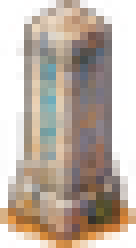
#> input picture art/props/01_dustara/100.png, 17 x 31 px (shown 8 times larger); its folder holds only this picture in this run
$ python cut_sheet.py ../../art/props/01_dustara/100.png ../../art/props/01_dustara/87.png
#> lines starting #> are read from the running program, lines starting #| are printed output that depends on the picture; after the words box and inside, x2 and y2 are one past the last pixel; in counts of white or black regions, pixels touching at a corner belong together
"""Cut a prop sheet (props on a soft blurred backdrop) into transparent sprites.
usage: python tools/props/cut_sheet.py <sheet.png> <planet_dir e.g. 10_halo>
Writes art/props/<planet_dir>/<NN>.png at game scale (render 64 px per tile -> 16 px) and
art/props/<planet_dir>/sheet_numbered.png is NOT written to the repo; the numbered preview goes next to the sheet.
"""
import sys, os, json
import numpy as np
from PIL import Image, ImageDraw
from scipy import ndimage
src, pdir = sys.argv[1], sys.argv[2]
im = Image.open(src).convert('RGB'); a = np.asarray(im).astype(float); H, W = a.shape[:2]
#> after `im = Image.open(src).convert('RGB')`:
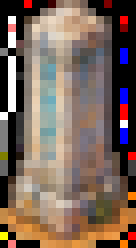
#> im: PIL image 17x31 RGB (shown 8 times larger); mean R, G, B 121.3, 101.8, 90.3
#> after `H, W = a.shape[:2]`: H = 31; W = 17
bg = ndimage.gaussian_filter(a, (25, 25, 0))
d = np.linalg.norm(a - bg, axis=2); g = np.linalg.norm(np.stack(np.gradient(a.mean(2))), axis=0)
fg = (d > 34) | (g > 22); fg[:4] = fg[-4:] = False; fg[:, :4] = fg[:, -4:] = False
fg = ndimage.binary_closing(fg, iterations=2); fg = ndimage.binary_fill_holes(fg); fg = ndimage.binary_opening(fg, iterations=2)
lab, n = ndimage.label(fg); sz = ndimage.sum(fg, lab, range(1, n + 1))
#> after `lab, n = ndimage.label(fg)`: n = 1
#> after `sz = ndimage.sum(fg, lab, range(1, n + 1))`: sz = [175]
fg &= np.isin(lab, [i + 1 for i, s in enumerate(sz) if s > 120])
fg = ndimage.binary_opening(fg, iterations=3)   # cut thin bridges (shadows, glows) between neighbouring props
grp, m = ndimage.label(ndimage.binary_dilation(fg, iterations=1))   # pieces within ~2 px are one prop
#> m = 1
objs = ndimage.find_objects(grp); out = []
#> after `objs = ndimage.find_objects(grp)`: objs = 1 item
for i, s in enumerate(objs):
    mask = (grp[s] == i + 1) & fg[s]
    if mask.sum() < 400: continue
    ys, xs = np.where(mask); y0, y1, x0, x1 = ys.min(), ys.max() + 1, xs.min(), xs.max() + 1
    out.append((s[1].start + x0, s[0].start + y0, x1 - x0, y1 - y0, mask[y0:y1, x0:x1]))
#> this loop made 1 pass
#> after the loop, out = []
out.sort(key=lambda o: ((o[1] + o[3]) // 90, o[0]))
od = os.path.join('art/props', pdir); os.makedirs(od, exist_ok=True)
for f in os.listdir(od):
    if f.endswith('.png'): os.remove(os.path.join(od, f))
rgb = a.astype('uint8'); meta = []
for k, (x, y, w, h, mk) in enumerate(out):
    p = np.dstack([rgb[y:y + h, x:x + w], np.where(mk, 255, 0).astype('uint8')])
    sp = Image.fromarray(p, 'RGBA'); gw, gh = max(1, round(w / 4)), max(1, round(h / 4))
    sp.resize((gw, gh), Image.LANCZOS).save(os.path.join(od, f'{k:02d}.png'), optimize=True)
    meta.append({'n': k, 'src': [int(x), int(y), int(w), int(h)], 'px': [gw, gh], 'tiles_w': max(1, round(w / 64))})
#> this loop made 0 passes
#> after the loop, meta = []
json.dump(meta, open(os.path.join(od, 'cut.json'), 'w'), indent=0)
c = im.copy(); dr = ImageDraw.Draw(c)
for mt in meta:
    x, y, w, h = mt['src']; dr.rectangle([x, y, x + w, y + h], outline=(255, 0, 0)); dr.rectangle([x, y, x + 20, y + 12], fill=(0, 0, 0)); dr.text((x + 2, y + 1), str(mt['n']), fill=(255, 255, 0))
c.save(os.path.splitext(src)[0] + '_numbered.png'); print(pdir, len(meta), 'props')
#| ../../art/props/01_dustara/87.png 0 props

$ run again, on art/props/02_ferrox/115.png
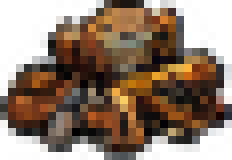
#> input picture art/props/02_ferrox/115.png, 29 x 20 px (shown 8 times larger)
#> `fg = (d > 34) | (g > 22)`:
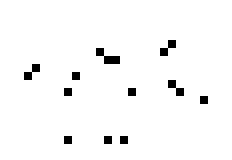
#> fg: shape (20, 29) bool (shown 8 times larger); 97.2% white; black in thin lines or dots, all inside (x1, y1, x2, y2) = (3, 5, 26, 18)
#> lab: shape (20, 29) int32; values 0 (black) and 1 (white), 41.2% white; 1 white region, box (x1, y1, x2, y2) and area: (4, 4, 25, 16) 239
#> n = 1
#> sz = [239]
#> `grp, m = ndimage.label(ndimage.binary_dilation(fg, iterations=1))`:
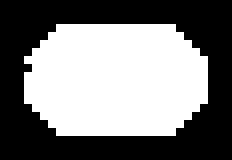
#> grp: shape (20, 29) int32 (shown 8 times larger); values 0 (black) and 1 (white), 48.4% white; 1 white region, box (x1, y1, x2, y2) and area: (3, 3, 26, 17) 281
#> m = 1
#> objs = 1 item
#> the loop `for i, s in enumerate(objs):` made 1 pass
#> after the loop `for i, s in enumerate(objs):`: out = []
#| ../../art/props/02_ferrox/115.png 0 props

$ run again, on art/props/02_ferrox/139.png
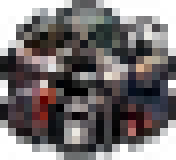
#> input picture art/props/02_ferrox/139.png, 22 x 20 px (shown 8 times larger)
#> `fg = (d > 34) | (g > 22)`:
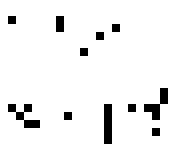
#> fg: shape (20, 22) bool (shown 8 times larger); 94.5% white; black in thin lines or dots, all inside (x1, y1, x2, y2) = (1, 2, 21, 18)
#> lab: shape (20, 22) int32; values 0 (black) and 1 (white), 35% white; 1 white region, box (x1, y1, x2, y2) and area: (4, 4, 18, 16) 154
#> n = 1
#> sz = [154]
#> `grp, m = ndimage.label(ndimage.binary_dilation(fg, iterations=1))`:
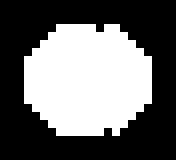
#> grp: shape (20, 22) int32 (shown 8 times larger); values 0 (black) and 1 (white), 41.4% white; 1 white region, box (x1, y1, x2, y2) and area: (3, 3, 19, 17) 182
#> m = 1
#> objs = 1 item
#> the loop `for i, s in enumerate(objs):` made 1 pass
#> after the loop `for i, s in enumerate(objs):`: out = []
#| ../../art/props/02_ferrox/139.png 0 props

$ run again, on art/props/03_sporeholm/184.png
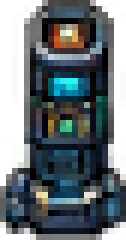
#> input picture art/props/03_sporeholm/184.png, 21 x 40 px (shown 6 times larger)
#> `fg = (d > 34) | (g > 22)`:
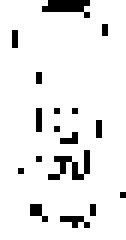
#> fg: shape (40, 21) bool (shown 6 times larger); 92% white; black in thin lines or dots, all inside (x1, y1, x2, y2) = (2, 0, 21, 38)
#> lab: shape (40, 21) int32; values 0 (black) and 1 (white), 47.4% white; 1 white region, box (x1, y1, x2, y2) and area: (4, 4, 17, 36) 398
#> n = 1
#> sz = [398]
#> `grp, m = ndimage.label(ndimage.binary_dilation(fg, iterations=1))`:
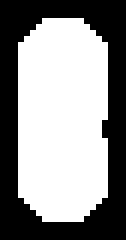
#> grp: shape (40, 21) int32 (shown 6 times larger); values 0 (black) and 1 (white), 55.6% white; 1 black region, box (x1, y1, x2, y2) and area: (0, 0, 21, 40) 373
#> m = 1
#> objs = 1 item
#> the loop `for i, s in enumerate(objs):` made 1 pass
#> after the loop `for i, s in enumerate(objs):`: out = []
#| ../../art/props/03_sporeholm/184.png 0 props

$ run again, on art/props/01_dustara/87.png
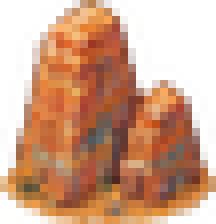
#> input picture art/props/01_dustara/87.png, 27 x 28 px (shown 8 times larger)
#> `fg = (d > 34) | (g > 22)`:
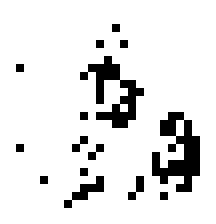
#> fg: shape (28, 27) bool (shown 8 times larger); 89.2% white; black in thin lines or dots, all inside (x1, y1, x2, y2) = (2, 3, 25, 26)
#> lab: shape (28, 27) int32; values 0 (black) and 1 (white), 47.4% white; 1 white region, box (x1, y1, x2, y2) and area: (4, 4, 23, 24) 358
#> n = 1
#> sz = [358]
#> grp: shape (28, 27) int32; values 0 (black) and 1 (white), 54.4% white; 1 black region, box (x1, y1, x2, y2) and area: (0, 0, 27, 28) 345
#> m = 1
#> objs = 1 item
#> the loop `for i, s in enumerate(objs):` made 1 pass
#> pass 1, `mask = (grp[s] == i + 1) & fg[s]`:
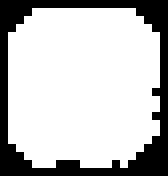
#> mask: shape (22, 21) bool (shown 8 times larger); 74.9% white; 1 black region, box (x1, y1, x2, y2) and area: (0, 0, 21, 22) 116
#> after the loop `for i, s in enumerate(objs):`: out = []
#| ../../art/props/01_dustara/87.png 0 props
